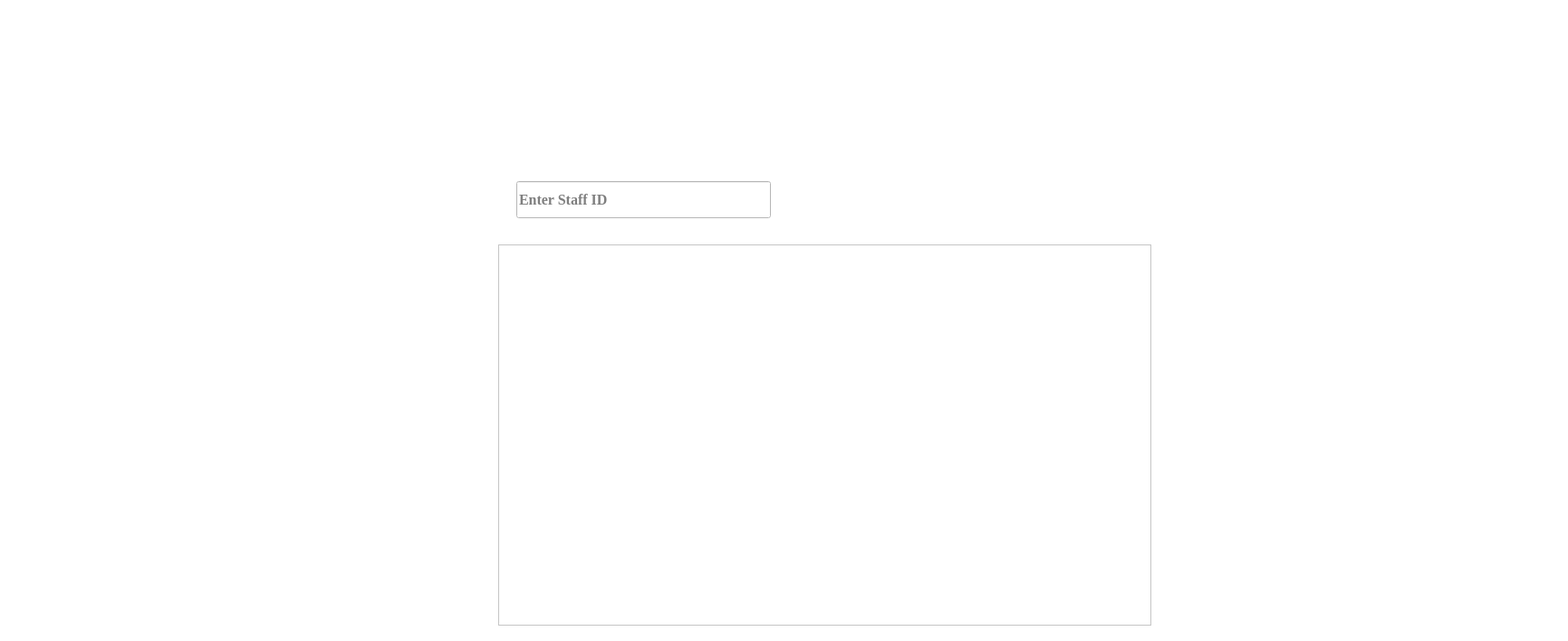
<?xml version="1.0" encoding="UTF-8"?>
<ui version="4.0">
 <class>showstaffwindow</class>
 <widget class="QWidget" name="showstaffwindow">
  <property name="geometry">
   <rect>
    <x>0</x>
    <y>0</y>
    <width>1731</width>
    <height>708</height>
   </rect>
  </property>
  <property name="windowTitle">
   <string>Form</string>
  </property>
  <property name="styleSheet">
   <string notr="true">background-color:#ffffff;</string>
  </property>
  <widget class="QLineEdit" name="idLineEdit">
   <property name="geometry">
    <rect>
     <x>570</x>
     <y>200</y>
     <width>281</width>
     <height>41</height>
    </rect>
   </property>
   <property name="font">
    <font>
     <family>Times New Roman</family>
     <pointsize>12</pointsize>
     <bold>true</bold>
    </font>
   </property>
   <property name="styleSheet">
    <string notr="true">background-color;transparent;
</string>
   </property>
   <property name="placeholderText">
    <string>Enter Staff ID</string>
   </property>
  </widget>
  <widget class="QPushButton" name="searchButton">
   <property name="geometry">
    <rect>
     <x>970</x>
     <y>200</y>
     <width>91</width>
     <height>41</height>
    </rect>
   </property>
   <property name="font">
    <font>
     <family>Arial Rounded MT Bold</family>
     <pointsize>11</pointsize>
    </font>
   </property>
   <property name="styleSheet">
    <string notr="true">#searchButton {
    background-color: transparent; /* Fully transparent background */
    border: none; /* No visible border */
    border-radius: 50%; /* Circular button */
    width: 50px; /* Fixed width */
    height: 50px; /* Fixed height */
}

#searchButton:hover {
    background-color: rgba(255, 0, 0, 0.1); /* Slight red tint on hover */
}

#searchButton:pressed {
    background-color: rgba(255, 0, 0, 0.2); /* Slightly brighter red tint on click */
}</string>
   </property>
   <property name="text">
    <string/>
   </property>
  </widget>
  <widget class="QPushButton" name="showAllButton">
   <property name="geometry">
    <rect>
     <x>1160</x>
     <y>200</y>
     <width>91</width>
     <height>41</height>
    </rect>
   </property>
   <property name="font">
    <font>
     <family>Arial Rounded MT Bold</family>
     <pointsize>11</pointsize>
    </font>
   </property>
   <property name="styleSheet">
    <string notr="true">#showAllButton {
    background-color: transparent; /* Fully transparent background */
    border: none; /* No visible border */
    border-radius: 50%; /* Circular button */
    width: 50px; /* Fixed width */
    height: 50px; /* Fixed height */
}

#showAllButton:hover {
    background-color: rgba(255, 0, 0, 0.1); /* Slight red tint on hover */
}

#showAllButton:pressed {
    background-color: rgba(255, 0, 0, 0.2); /* Slightly brighter red tint on click */
}</string>
   </property>
   <property name="text">
    <string/>
   </property>
  </widget>
  <widget class="QTableWidget" name="staffDetailsTable">
   <property name="geometry">
    <rect>
     <x>550</x>
     <y>270</y>
     <width>721</width>
     <height>421</height>
    </rect>
   </property>
  </widget>
  <widget class="QPushButton" name="Back">
   <property name="geometry">
    <rect>
     <x>60</x>
     <y>40</y>
     <width>71</width>
     <height>61</height>
    </rect>
   </property>
   <property name="styleSheet">
    <string notr="true">background-color:transparent; color:#ffffff;</string>
   </property>
   <property name="text">
    <string/>
   </property>
   <property name="iconSize">
    <size>
     <width>64</width>
     <height>64</height>
    </size>
   </property>
   <property name="flat">
    <bool>true</bool>
   </property>
  </widget>
  <widget class="QLabel" name="frontend">
   <property name="geometry">
    <rect>
     <x>0</x>
     <y>0</y>
     <width>1600</width>
     <height>900</height>
    </rect>
   </property>
   <property name="styleSheet">
    <string notr="true">QLabel {
    background-image: url(:/new/prefix1/background/Showstaffwindow.png);
    background-repeat: no-repeat;
    background-position: center;
    width: 100%;
    height: 100%;
}</string>
   </property>
   <property name="text">
    <string/>
   </property>
  </widget>
  <widget class="QLabel" name="totalStaffLabel">
   <property name="geometry">
    <rect>
     <x>1290</x>
     <y>380</y>
     <width>201</width>
     <height>51</height>
    </rect>
   </property>
   <property name="font">
    <font>
     <family>Arial Rounded MT</family>
     <pointsize>12</pointsize>
     <bold>true</bold>
    </font>
   </property>
   <property name="text">
    <string/>
   </property>
  </widget>
  <zorder>frontend</zorder>
  <zorder>idLineEdit</zorder>
  <zorder>searchButton</zorder>
  <zorder>showAllButton</zorder>
  <zorder>staffDetailsTable</zorder>
  <zorder>Back</zorder>
  <zorder>totalStaffLabel</zorder>
 </widget>
 <resources/>
 <connections/>
</ui>
